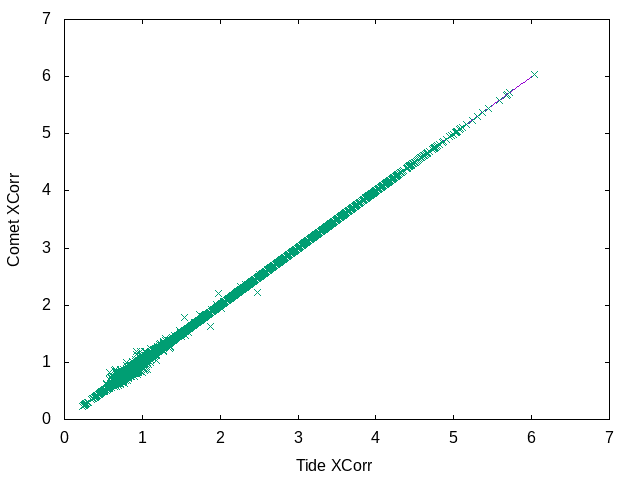

This chart was generated by the following gnuplot code:
set output "/dev/null"
set terminal png
set xlabel "Tide XCorr"
set ylabel "Comet XCorr"
plot x notitle with lines
replot "plots/xcorr.comet.txt" using 4:5 notitle
set output
replot
